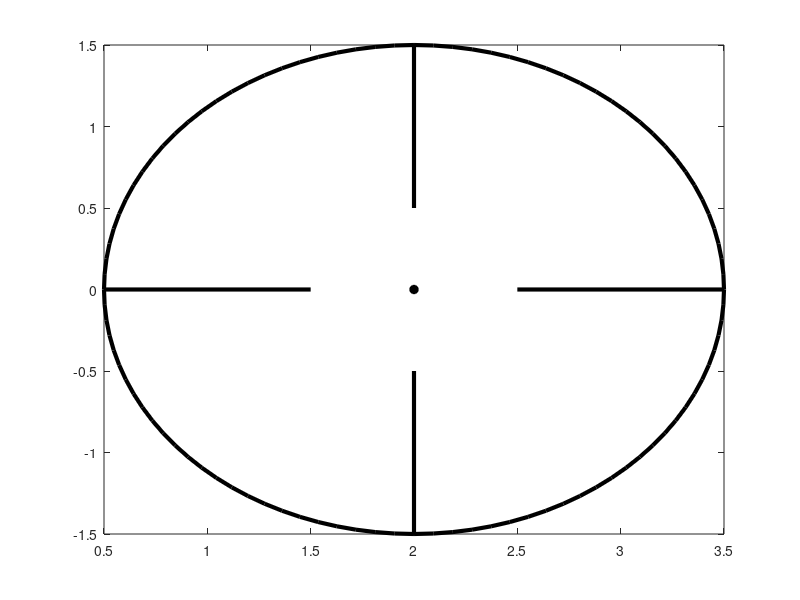

Reproduce this figure in MATLAB. (Note: this script raises an error after producing the figure.)
% PTfig=figure('position',[1004  563  588  366],'menubar','none','numbertitle','off');

x=2; y=0;
r=1.5;
th = 0:pi/50:2*pi;
xunit = r * cos(th) + x;
yunit = r * sin(th) + y;
h_cr=plot(xunit, yunit,'k','linewidth',3); hold on
h_cx=plot(x,y,'ok','linewidth',1,'markerfacecolor','k');
h_l1=plot([x x],[y+1.5 y+0.5],'k','linewidth',3);
h_l2=plot([x x],[y-1.5 y-0.5],'k','linewidth',3);
h_l3=plot([x+1.5 x+0.5],[y y],'k','linewidth',3);
h_l4=plot([x-1.5 x-0.5],[y y],'k','linewidth',3);
h_cible=[h_cr,h_cx,h_l1,h_l2,h_l3,h_l4];
text(1,-2.5,num2str(TempsPasseNoir),'fontsize',20)

x=6; y=0;
r=1.5;
th = 0:pi/50:2*pi;
xunit = r * cos(th) + x;
yunit = r * sin(th) + y;
h_cr=plot(xunit, yunit,'k','linewidth',3); hold on
h_cx=plot(x,y,'ok','linewidth',1,'markerfacecolor','k');
h_l1=plot([x x],[y+1.5 y+0.5],'k','linewidth',3);
h_l2=plot([x x],[y-1.5 y-0.5],'k','linewidth',3);
h_l3=plot([x+1.5 x+0.5],[y y],'k','linewidth',3);
h_l4=plot([x-1.5 x-0.5],[y y],'k','linewidth',3);
h_cible=[h_cr,h_cx,h_l1,h_l2,h_l3,h_l4];
set(h_cible,'Color',[1 0.6 0],'MarkerFaceColor',[1 0.6 0])
text(5,-2.5,num2str(TempsPasseOrange),'fontsize',20)

x=10; y=0;
r=1.5;
th = 0:pi/50:2*pi;
xunit = r * cos(th) + x;
yunit = r * sin(th) + y;
h_cr=plot(xunit, yunit,'k','linewidth',3); hold on
h_cx=plot(x,y,'ok','linewidth',1,'markerfacecolor','k');
h_l1=plot([x x],[y+1.5 y+0.5],'k','linewidth',3);
h_l2=plot([x x],[y-1.5 y-0.5],'k','linewidth',3);
h_l3=plot([x+1.5 x+0.5],[y y],'k','linewidth',3);
h_l4=plot([x-1.5 x-0.5],[y y],'k','linewidth',3);
h_cible=[h_cr,h_cx,h_l1,h_l2,h_l3,h_l4];
set(h_cible,'Color','r','MarkerFaceColor','r')
text(9,-2.5,num2str(TempsPasseRouge),'fontsize',20)

xlim([-1 13.5])
ylim([-7 4])

PerfTrackVal=min(mean(PT)*2,12);
plot([0 4],[-6 -6],'k','linewidth',3)
plot([4 8],[-6 -6],'Color',[1 0.6 0],'linewidth',3)
plot([8 12],[-6 -6],'r','linewidth',3)
plot(PerfTrackVal,-6,'ok','markersize',10,'linewidth',2)

text(-.5,-5,'Perfect','fontsize',20)
text(9.5,-5,'Far away','fontsize',20,'color','r')
text(3,-4,'\bf Mean distance','fontsize',20,'color','k')
text(1.3,3,'\bf Tracking Percentage','fontsize',20)

% text(0,-5,['Mean Distance : ' num2str(round(mean(PT),2)) ' / 10 '],'fontsize',20)

axis off
% grid on



